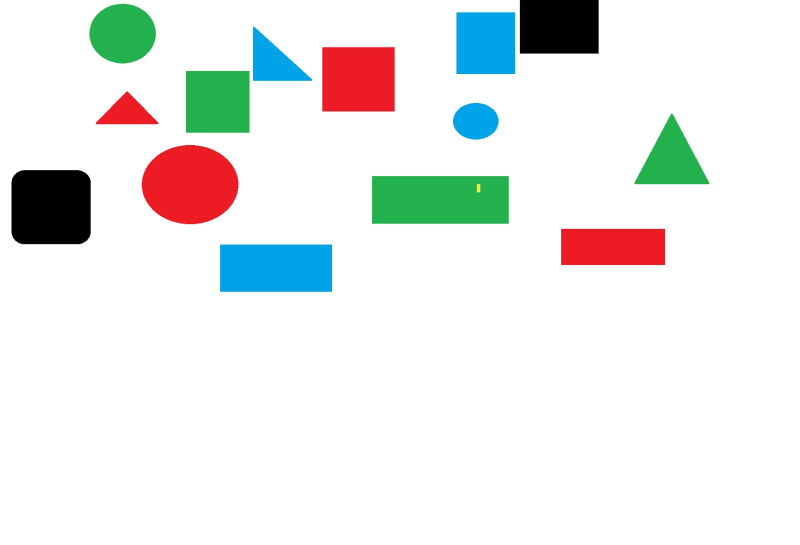
#> input picture asyncio/WhatsApp Image 2025-01-16 at 10.11.22 PM.jpeg, 1600 x 1089 px (shown at 1/2 size)
$ python -i game.py   (imports and definitions only)
#> lines starting #> are read from the running program, lines starting #| are printed output that depends on the picture; after the words box and inside, x2 and y2 are one past the last pixel; in counts of white or black regions, pixels touching at a corner belong together
#> further down, picture is the input picture: shape (1089, 1600, 3); mean B, G, R 234.1, 235.6, 233.3
import pygame
import threading
import cv2
import components
import base64
from server import SocketInterface
import numpy as np

# Constants
BUFF_SIZE = 65536
host_ip = 'localhost'  # Change this to your server's IP
port = 6060

# Set up display for Pygame (for interface)
WIDTH, HEIGHT = 800, 600
# [1 line that did not run here, left out]
# [4 lines not run here, left out]
# [1 line that did not run here, left out]

# Server state
teams = ["Team1", "Team2", "Team3", "Team4"]
scores = {}
correct_result = [[1, 2], [3, 5], [6, 7], [5, 6]]
players = {} # Store players as instances of Player class
accepting_clients = True

# Video Capture for webcam
# cap = cv2.VideoCapture(1)  # Use webcam
# ret, frame = False, None

def get_frame_answer(frame):
    shapes = []
    # do opencv stuff and
    # shapes.append(['Circle', 'red', [255, 0, 0]])
    hsv = cv2.cvtColor(frame, cv2.COLOR_BGR2HSV)
#> hsv: shape (1089, 1600, 3); mean H, S, V 13.9, 22.6, 244.9
    color_ranges = {
        'red': [
            (np.array([0, 100, 100]), np.array([10, 255, 255])),
            (np.array([160, 100, 100]), np.array([180, 255, 255]))
        ],
        'blue': [(np.array([90, 50, 50]), np.array([130, 255, 255]))],
        'green': [(np.array([30, 50, 50]), np.array([90, 255, 255]))]

    }
    result_list = []

    for color_name, ranges in color_ranges.items():
        color_mask = np.zeros(hsv.shape[:2], dtype=np.uint8)
        color_mask = cv2.GaussianBlur(color_mask, (5, 5), 0)
        kernel = np.ones((5, 5), np.uint8)
        color_mask = cv2.morphologyEx(color_mask, cv2.MORPH_CLOSE, kernel)
        for lower, upper in ranges:
            mask = cv2.inRange(hsv, lower, upper)
            color_mask = cv2.bitwise_or(color_mask, mask)

        contours, _ = cv2.findContours(color_mask, cv2.RETR_EXTERNAL, cv2.CHAIN_APPROX_SIMPLE)
        for contour in contours:
            if cv2.contourArea(contour) < 50:
                continue

            M = cv2.moments(contour)
            if M["m00"] == 0:
                continue
            center_x = int(M["m10"] / M["m00"])
            center_y = int(M["m01"] / M["m00"])


            perimeter = cv2.arcLength(contour, True)
            approx = cv2.approxPolyDP(contour, 0.04 * perimeter, True)
            num_vertices = len(approx)

            if num_vertices == 3:
                shape = "triangle"
            elif num_vertices == 4:
                x, y, w, h = cv2.boundingRect(approx)
                aspect_ratio = float(w) / h
                shape = "square" if 0.90 <= aspect_ratio <= 1.1 else "rectangle"
            elif num_vertices > 4:
                shape = "circle"
            else:
                continue

            result_list.append({
                'shape': shape,
                'color': color_name,
                'center_x': center_x,
                'center_y': center_y,
            })
            cv2.putText(frame, str(shape), (center_x, center_y), cv2.FONT_HERSHEY_SIMPLEX, 1, (0, 255, 0), 2)
            cv2.drawContours(frame, [approx], 0, (255, 255, 255), -1)
            x, y, w, h = cv2.boundingRect(approx)
            shapes.append([shape, color_name])
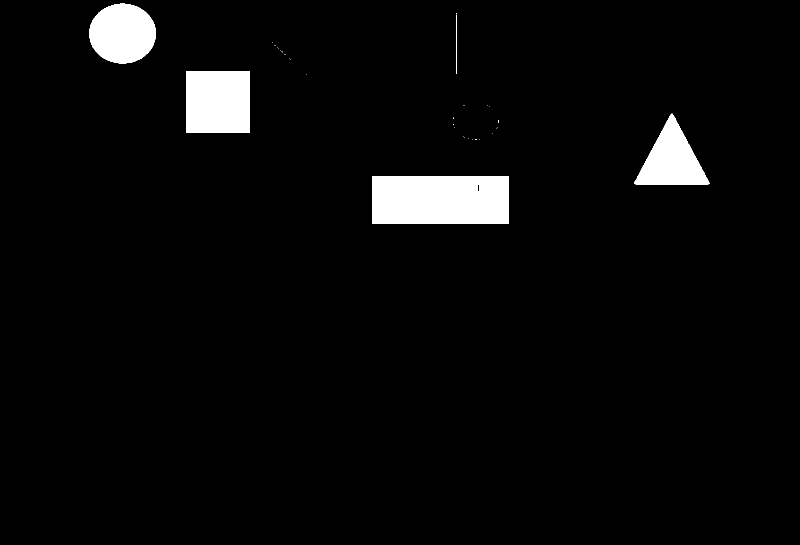
#> color_mask: shape (1089, 1600) (shown at 1/2 size); 3.8% white; 33 white regions (28 under 20 px), largest, box (x1, y1, x2, y2) and area: (744, 352, 1018, 448) 26252, (372, 142, 499, 266) 15748, (178, 7, 312, 127) 12551, (1268, 227, 1419, 369) 11149, (912, 30, 913, 148) 118
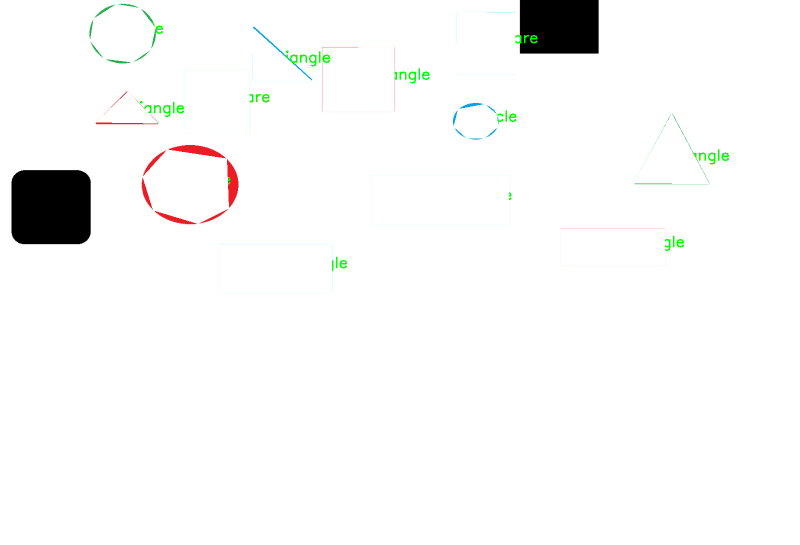
#> frame: shape (1089, 1600, 3) (shown at 1/2 size); 9.89% of pixels changed, all inside (x1, y1, x2, y2) = (180, 8, 1458, 584)
#> after the loop, result_list = 12 items; shapes = [['rectangle', 'red'], ['circle', 'red'], ['triangle', 'red'], ['rectangle', 'red'], ['rectangle', 'blue'], ['circle', 'blue'], ['triangle', 'blue'], ['square', 'blue'], ['rectangle', 'green'], ['triangle', 'green'], ['square', 'green'], ['circle', 'green']]
    return shapes

class Player:
    # [5 lines left out: function __init__, not called in this run]


class Manager:
    # [45 lines left out: functions __init__, process_player_data, create_player, valid_player, not called in this run]
    def remove_player(self, team_name):
        players.pop(team_name, None)


    # [63 lines left out: functions draw_main_screen, run, not called in this run]


# [3 lines not run here, left out]

>>> import cv2
>>> picture = cv2.imread('asyncio/WhatsApp Image 2025-01-16 at 10.11.22 PM.jpeg')
>>> result = get_frame_answer(picture)
#> result has the same summary as shapes in get_frame_answer
